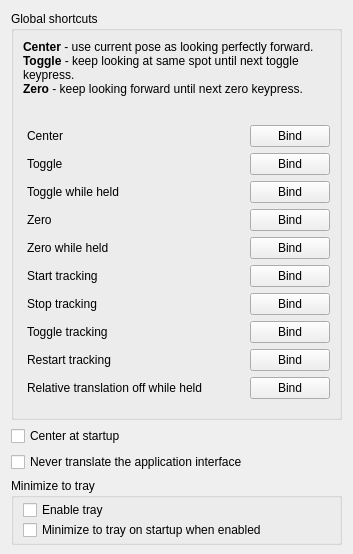
     <widget class="QWidget" name="tab">
      <attribute name="title">
       <string>Shortcuts</string>
      </attribute>
      <layout class="QVBoxLayout" name="verticalLayout">
       <property name="bottomMargin">
        <number>9</number>
       </property>
       <item>
        <widget class="QGroupBox" name="groupBox_8">
         <property name="title">
          <string>Global shortcuts</string>
         </property>
         <layout class="QVBoxLayout" name="verticalLayout_8">
          <item>
           <widget class="QLabel" name="label_23">
            <property name="sizePolicy">
             <sizepolicy hsizetype="Minimum" vsizetype="Preferred">
              <horstretch>0</horstretch>
              <verstretch>0</verstretch>
             </sizepolicy>
            </property>
            <property name="text">
             <string>&lt;html&gt;&lt;head/&gt;&lt;body&gt;&lt;p&gt;&lt;span style=&quot; font-weight:600;&quot;&gt;Center&lt;/span&gt; - use current pose as looking perfectly forward.&lt;br/&gt;&lt;span style=&quot; font-weight:600;&quot;&gt;Toggle&lt;/span&gt; - keep looking at same spot until next toggle keypress.&lt;br/&gt;&lt;span style=&quot; font-weight:600;&quot;&gt;Zero&lt;/span&gt; - keep looking forward until next zero keypress.&lt;br/&gt;&lt;/p&gt;&lt;/body&gt;&lt;/html&gt;</string>
            </property>
            <property name="wordWrap">
             <bool>true</bool>
            </property>
           </widget>
          </item>
          <item>
           <widget class="QGroupBox" name="groupBox">
            <property name="styleSheet">
             <string notr="true">QGroupBox { border: 0; }</string>
            </property>
            <layout class="QGridLayout" name="gridLayout_8">
             <property name="leftMargin">
              <number>4</number>
             </property>
             <property name="rightMargin">
              <number>0</number>
             </property>
             <property name="horizontalSpacing">
              <number>20</number>
             </property>
             <item row="8" column="1">
              <widget class="QLabel" name="zero_held_text">
               <property name="text">
                <string/>
               </property>
              </widget>
             </item>
             <item row="6" column="2">
              <widget class="QPushButton" name="bind_toggle_held">
               <property name="text">
                <string>Bind</string>
               </property>
              </widget>
             </item>
             <item row="8" column="2">
              <widget class="QPushButton" name="bind_zero_held">
               <property name="text">
                <string>Bind</string>
               </property>
              </widget>
             </item>
             <item row="12" column="0">
              <widget class="QLabel" name="textLabel2_10">
               <property name="text">
                <string>Restart tracking</string>
               </property>
               <property name="wordWrap">
                <bool>false</bool>
               </property>
              </widget>
             </item>
             <item row="6" column="1">
              <widget class="QLabel" name="toggle_held_text">
               <property name="text">
                <string/>
               </property>
              </widget>
             </item>
             <item row="12" column="1">
              <widget class="QLabel" name="restart_tracking_text">
               <property name="text">
                <string/>
               </property>
              </widget>
             </item>
             <item row="12" column="2">
              <widget class="QPushButton" name="bind_restart_tracking">
               <property name="text">
                <string>Bind</string>
               </property>
              </widget>
             </item>
             <item row="6" column="0">
              <widget class="QLabel" name="label_27">
               <property name="text">
                <string>Toggle while held</string>
               </property>
              </widget>
             </item>
             <item row="11" column="2">
              <widget class="QPushButton" name="bind_toggle_tracking">
               <property name="text">
                <string>Bind</string>
               </property>
              </widget>
             </item>
             <item row="11" column="0">
              <widget class="QLabel" name="textLabel2_9">
               <property name="text">
                <string>Toggle tracking</string>
               </property>
               <property name="wordWrap">
                <bool>false</bool>
               </property>
              </widget>
             </item>
             <item row="5" column="2">
              <widget class="QPushButton" name="bind_toggle">
               <property name="text">
                <string>Bind</string>
               </property>
              </widget>
             </item>
             <item row="9" column="2">
              <widget class="QPushButton" name="bind_start">
               <property name="text">
                <string>Bind</string>
               </property>
              </widget>
             </item>
             <item row="9" column="1">
              <widget class="QLabel" name="start_tracking_text">
               <property name="text">
                <string/>
               </property>
              </widget>
             </item>
             <item row="10" column="1">
              <widget class="QLabel" name="stop_tracking_text">
               <property name="text">
                <string/>
               </property>
              </widget>
             </item>
             <item row="9" column="0">
              <widget class="QLabel" name="textLabel2_7">
               <property name="text">
                <string>Start tracking</string>
               </property>
               <property name="wordWrap">
                <bool>false</bool>
               </property>
              </widget>
             </item>
             <item row="11" column="1">
              <widget class="QLabel" name="toggle_tracking_text">
               <property name="text">
                <string/>
               </property>
              </widget>
             </item>
             <item row="10" column="2">
              <widget class="QPushButton" name="bind_stop">
               <property name="text">
                <string>Bind</string>
               </property>
              </widget>
             </item>
             <item row="0" column="1">
              <widget class="QLabel" name="center_text">
               <property name="sizePolicy">
                <sizepolicy hsizetype="Preferred" vsizetype="Preferred">
                 <horstretch>3</horstretch>
                 <verstretch>0</verstretch>
                </sizepolicy>
               </property>
               <property name="text">
                <string/>
               </property>
              </widget>
             </item>
             <item row="10" column="0">
              <widget class="QLabel" name="textLabel2_8">
               <property name="text">
                <string>Stop tracking</string>
               </property>
               <property name="wordWrap">
                <bool>false</bool>
               </property>
              </widget>
             </item>
             <item row="0" column="0">
              <widget class="QLabel" name="textLabel2_3">
               <property name="sizePolicy">
                <sizepolicy hsizetype="Preferred" vsizetype="Preferred">
                 <horstretch>7</horstretch>
                 <verstretch>0</verstretch>
                </sizepolicy>
               </property>
               <property name="text">
                <string>Center</string>
               </property>
               <property name="wordWrap">
                <bool>false</bool>
               </property>
              </widget>
             </item>
             <item row="7" column="1">
              <widget class="QLabel" name="zero_text">
               <property name="text">
                <string/>
               </property>
              </widget>
             </item>
             <item row="7" column="0">
              <widget class="QLabel" name="textLabel2_6">
               <property name="text">
                <string>Zero</string>
               </property>
               <property name="wordWrap">
                <bool>false</bool>
               </property>
              </widget>
             </item>
             <item row="5" column="1">
              <widget class="QLabel" name="toggle_text">
               <property name="text">
                <string/>
               </property>
              </widget>
             </item>
             <item row="8" column="0">
              <widget class="QLabel" name="label_28">
               <property name="text">
                <string>Zero while held</string>
               </property>
              </widget>
             </item>
             <item row="0" column="2">
              <widget class="QPushButton" name="bind_center">
               <property name="text">
                <string>Bind</string>
               </property>
              </widget>
             </item>
             <item row="5" column="0">
              <widget class="QLabel" name="textLabel2_5">
               <property name="text">
                <string>Toggle</string>
               </property>
               <property name="wordWrap">
                <bool>false</bool>
               </property>
              </widget>
             </item>
             <item row="7" column="2">
              <widget class="QPushButton" name="bind_zero">
               <property name="text">
                <string>Bind</string>
               </property>
              </widget>
             </item>
             <item row="13" column="0">
              <widget class="QLabel" name="label_30">
               <property name="text">
                <string>Relative translation off while held</string>
               </property>
              </widget>
             </item>
             <item row="13" column="1">
              <widget class="QLabel" name="tcomp_off_held_text">
               <property name="text">
                <string/>
               </property>
              </widget>
             </item>
             <item row="13" column="2">
              <widget class="QPushButton" name="bind_tcomp_off_held">
               <property name="text">
                <string>Bind</string>
               </property>
              </widget>
             </item>
            </layout>
           </widget>
          </item>
         </layout>
        </widget>
       </item>
       <item>
        <widget class="QCheckBox" name="center_at_startup">
         <property name="sizePolicy">
          <sizepolicy hsizetype="Minimum" vsizetype="Maximum">
           <horstretch>0</horstretch>
           <verstretch>0</verstretch>
          </sizepolicy>
         </property>
         <property name="text">
          <string>Center at startup</string>
         </property>
        </widget>
       </item>
       <item>
        <widget class="QFrame" name="frame_3">
         <property name="frameShape">
          <enum>QFrame::NoFrame</enum>
         </property>
         <layout class="QHBoxLayout" name="horizontalLayout_2">
          <property name="spacing">
           <number>0</number>
          </property>
          <property name="leftMargin">
           <number>0</number>
          </property>
          <property name="topMargin">
           <number>0</number>
          </property>
          <property name="rightMargin">
           <number>0</number>
          </property>
          <property name="bottomMargin">
           <number>0</number>
          </property>
          <item>
           <widget class="QCheckBox" name="disable_translation">
            <property name="sizePolicy">
             <sizepolicy hsizetype="Minimum" vsizetype="Preferred">
              <horstretch>0</horstretch>
              <verstretch>0</verstretch>
             </sizepolicy>
            </property>
            <property name="text">
             <string>Never translate the application interface</string>
            </property>
           </widget>
          </item>
          <item>
           <widget class="QLabel" name="label_29">
            <property name="text">
             <string/>
            </property>
            <property name="pixmap">
             <pixmap resource="opentrack-res.qrc">:/images/english.png</pixmap>
            </property>
           </widget>
          </item>
         </layout>
        </widget>
       </item>
       <item>
        <widget class="QGroupBox" name="groupBox_11">
         <property name="title">
          <string>Minimize to tray</string>
         </property>
         <layout class="QVBoxLayout" name="verticalLayout_3">
          <property name="spacing">
           <number>0</number>
          </property>
          <property name="topMargin">
           <number>2</number>
          </property>
          <property name="bottomMargin">
           <number>2</number>
          </property>
          <item>
           <widget class="QCheckBox" name="trayp">
            <property name="sizePolicy">
             <sizepolicy hsizetype="Minimum" vsizetype="Preferred">
              <horstretch>0</horstretch>
              <verstretch>0</verstretch>
             </sizepolicy>
            </property>
            <property name="text">
             <string>Enable tray</string>
            </property>
           </widget>
          </item>
          <item>
           <widget class="QCheckBox" name="tray_start">
            <property name="sizePolicy">
             <sizepolicy hsizetype="Minimum" vsizetype="Preferred">
              <horstretch>0</horstretch>
              <verstretch>0</verstretch>
             </sizepolicy>
            </property>
            <property name="text">
             <string>Minimize to tray on startup when enabled</string>
            </property>
           </widget>
          </item>
         </layout>
        </widget>
       </item>
       <item>
        <spacer name="verticalSpacer">
         <property name="orientation">
          <enum>Qt::Vertical</enum>
         </property>
         <property name="sizeType">
          <enum>QSizePolicy::Expanding</enum>
         </property>
         <property name="sizeHint" stdset="0">
          <size>
           <width>10</width>
           <height>0</height>
          </size>
         </property>
        </spacer>
       </item>
      </layout>
     </widget>
